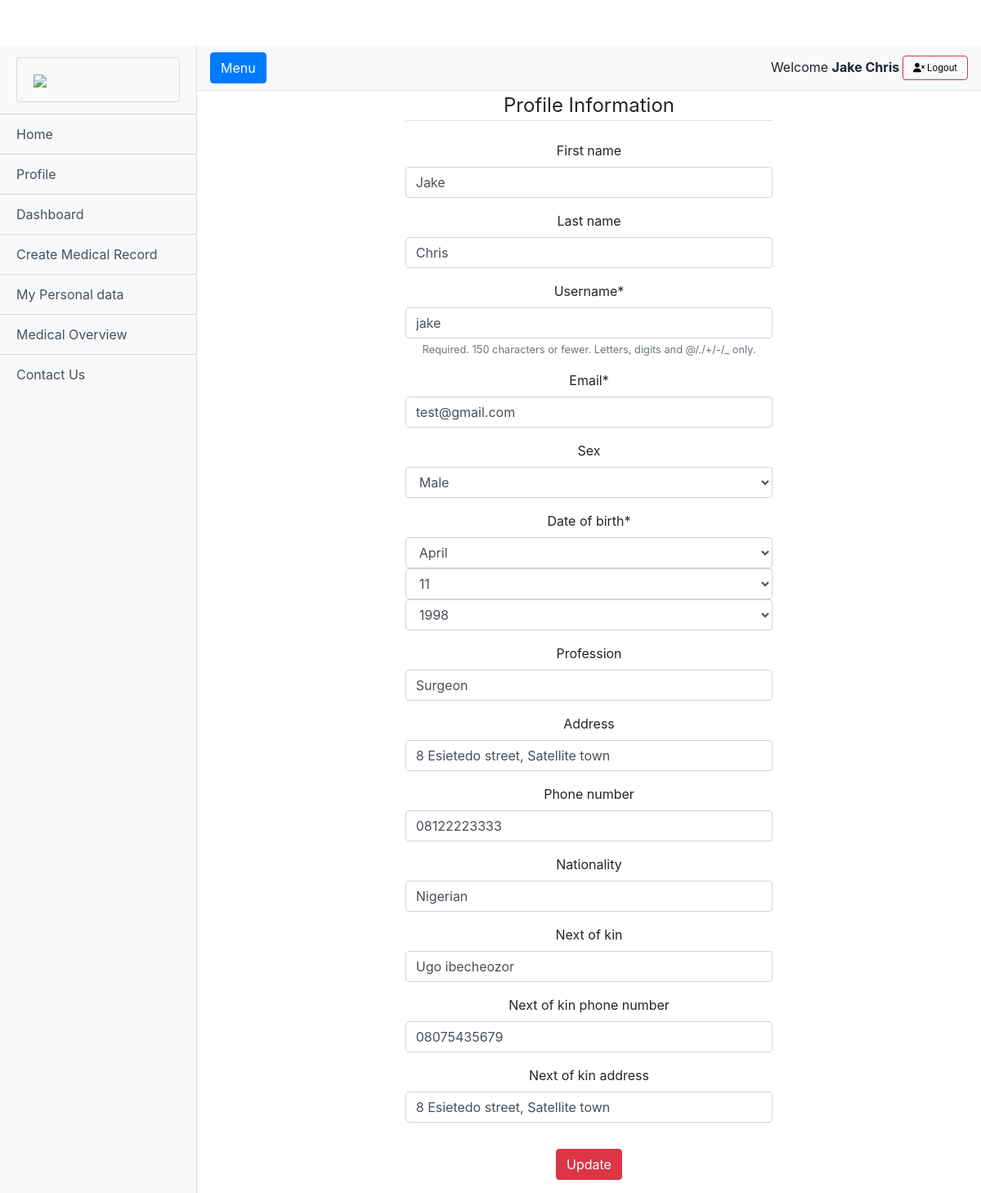
/accounts/profile/ (signed in), run on the app's committed database.
### accounts/models.py (models this page shows, shortened)
class Profile(models.Model):
    user = models.OneToOneField(User, on_delete=models.CASCADE)
    sex = models.CharField(choices=SEX_TYPE, null=True, blank=True, max_length=10)
    date_of_birth = models.DateField(null=True, blank=True)
    profession = models.CharField(null=True, blank=True, max_length=40)
    address = models.CharField(null=True, blank=True, max_length=50)
    phone_number = models.CharField(null=True, blank=True, max_length=20)
    Nationality = models.CharField(null=True, blank=True, max_length=20)
    next_of_kin = models.CharField(null=True, blank=True, max_length=40)
    next_of_kin_phone_number = models.CharField(null=True, blank=True, max_length=20)
    next_of_kin_address = models.CharField(null=True, blank=True, max_length=50)

### accounts/views.py (the view)
# urls.py: path('profile/', user_views.profile, name='profile'),
@login_required(login_url=reverse_lazy('login'))
def profile(request):
    if request.method == 'POST':
        u_form = UserUpdateForm(request.POST, instance=request.user)
        p_form = ProfileUpdateForm(request.POST, instance=request.user.profile)
        if u_form.is_valid and p_form.is_valid():
            u_form.save()
            p_form.save()
            sweetify.success(request, title='Account Updated', text='Your account has been updated!', icon='success', button='Ok', timer=3000)
            return redirect('home')
    else:
        u_form = UserUpdateForm(instance=request.user)
        p_form = ProfileUpdateForm(instance=request.user.profile)
    context = {
            'u_form': u_form,
            'p_form': p_form
    }
    return render(request, 'profile.html', context)

### accounts/forms.py
class UserUpdateForm(forms.ModelForm):
    email = forms.EmailField()
    class Meta:
        model = User
        fields = ['first_name', 'last_name', 'username', 'email']

class ProfileUpdateForm(forms.ModelForm):
    date_of_birth = forms.DateField(widget=forms.SelectDateWidget(years=YEARS))
    class Meta:
        model = Profile
        fields = ['sex', 'date_of_birth', 'profession', 'address', 'phone_number', 'Nationality', 'next_of_kin',
                  'next_of_kin_phone_number', 'next_of_kin_address']

### medicalapp/templatetags/is_already_applied.py (called while the page is built)
@register.filter(name='has_group')
def has_group(user, group_name):
    group = Group.objects.get(name=group_name)
    return True if group in user.groups.all() else False

### templates/profile.html (shortened to what this page needs)
{% extends 'base.html' %}
{% load crispy_forms_tags %}
{% load static %}
{% block content %}
{% include 'sidebar.html' %}
            <center>
                <div class="content-section col-md-6">
                    <form method="POST" enctype="multipart/form-data">
                        <fieldset class="form-group">
                            <legend class="border-bottom mb-4">Profile Information</legend>
                            {{ u_form|crispy }}
                            {{ p_form|crispy }}
                        </fieldset>
                        <div class="form-group">
                            <button class="btn btn-danger" type="submit">Update</button>
                        </div>
                    </form>
                </div>
            </center>
     </div>
</div>
{% endblock content %}

### templates/sidebar.html (shortened to what this page needs)
{% load static %}
{% load is_already_applied %}
 <div class="d-flex" id="wrapper">
    <div class="bg-light border-right" id="sidebar-wrapper">
      <div class="sidebar-heading">
          <a href="{% url 'home' %}" class="list-group-item list-group-item-action bg-light">
          <img style="width: 100%;" src="{% static 'img/healthpeople-41.jpg' %}">
          </a>
      </div>
      {% if user.is_authenticated %}
      <div class="list-group list-group-flush">
          <a href="{% url 'home' %}" class="list-group-item list-group-item-action bg-light">Home</a>
        <a href="{% url 'profile' %}" class="list-group-item list-group-item-action bg-light">Profile</a>
          {% if request.user|has_group:"Medical Practitioners" %}
        <a href="{% url 'dashboard' %}" class="list-group-item list-group-item-action bg-light">Dashboard</a>
          {% endif %}
        <a href="{% url 'create-medical-record' %}" class="list-group-item list-group-item-action bg-light">Create Medical Record</a>
        <a href="{% url 'medical-record-list' %}" class="list-group-item list-group-item-action bg-light">My Personal data</a>
        <a href="{% url 'pie-chart' %}" class="list-group-item list-group-item-action bg-light">Medical Overview</a>
        <a href="{% url 'contact' %}" class="list-group-item list-group-item-action bg-light">Contact Us</a>
      </div>
      {% endif %}
    </div>
    <div id="page-content-wrapper">
      <nav class="navbar navbar-expand-lg navbar-light bg-light border-bottom">
        <button class="btn btn-primary" id="menu-toggle">Menu</button>
        <div class="collapse navbar-collapse" id="navbarSupportedContent">
            <ul class="navbar-nav ml-auto mt-2 mt-lg-0">
            {% if user.is_authenticated %}
            <li class="nav-item">
               Welcome <b>{{ user.first_name }} {{user.last_name}} </b>
                <button type="button" style="font-size: 70%;" class="btn btn-outline-danger">
                  <a href="{% url 'logout' %}" style="color:black;">
                      <i class="fa fa-user-times"></i> Logout
                  </a>
               </button>
            </li>
                {% endif %}
          </ul>
        </div>
      </nav>

### static/css/simple-sidebar.css (style rules this page uses)
body { overflow-x: hidden; }
#sidebar-wrapper { min-height: 100vh; margin-left: -15rem; -webkit-transition: margin .25s ease-out; -moz-transition: margin .25s ease-out; -o-transition: margin .25s ease-out; transition: margin .25s ease-out; }
#sidebar-wrapper .sidebar-heading { padding: 0.875rem 1.25rem; font-size: 1.2rem; }
#sidebar-wrapper .list-group { width: 15rem; }
#page-content-wrapper { min-width: 100vw; }
@media (min-width: 768px) { #sidebar-wrapper { margin-left: 0; } }
@media (min-width: 768px) { #page-content-wrapper { min-width: 0; width: 100%; } }

### static/css/full-width-pics.css (style rules this page uses)
body { padding-top: 56px; }

### data on the page
Profile: sex "Male", profession "Surgeon", address "8 Esietedo street, Satellite town", phone_number "08122223333", Nationality "Nigerian", next_of_kin "Ugo ibecheozor", next_of_kin_phone_number "08075435679", next_of_kin_address "8 Esietedo street, Satellite town"

### other printed values
{{ user.first_name }} "Jake"
{{ user.last_name }} "Chris"
